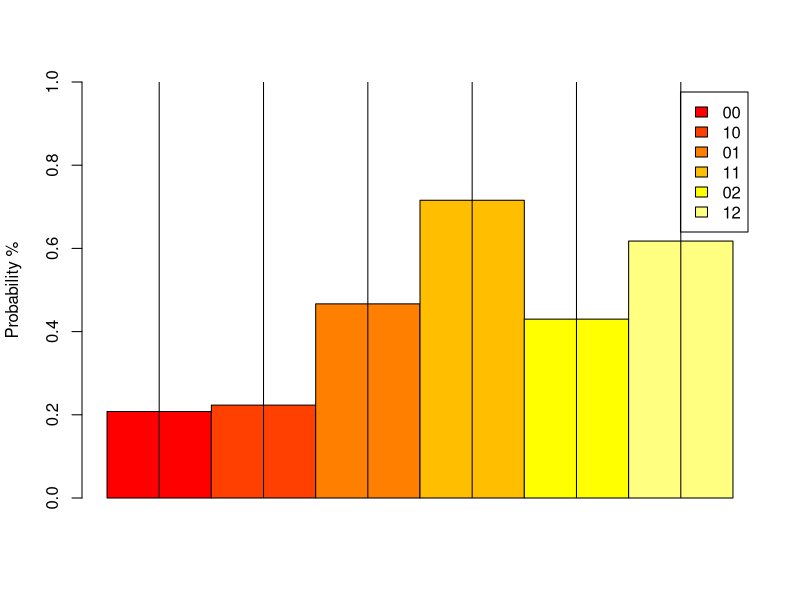

The R source for this figure:
rm(list=ls())
library(ggplot2)


data<-read.table(file="experiment_dataset.csv", header=TRUE,sep=",")

mean6<-aggregate(Bucarin_consumption~Drug_Type+Insurance_Type,data=data,mean)
mean<-as.matrix(mean6[,3])
rownames(mean)<-apply(mean6[,-3],1,function(x) paste0(x,collapse=""))
#mean6<-as.matrix(mean6[,3])

# create a function to add CI
error.bar <- function(x, y, upper, lower=upper, length=0.1,...){
  arrows(x,y+upper, x, y-lower, angle=90, code=3, length=length, ...)
}

sum <- aggregate(Bucarin_consumption~Drug_Type+Insurance_Type,data=data,sum)
N<-sum[,3]/mean

#appstd <- as.matrix(sqrt(mean*(1-mean))/N) * 1.96 

std6<-aggregate(Bucarin_consumption~Drug_Type+Insurance_Type,data=data, sd)
std<-as.matrix(std6[,3]) * 1.96
rownames(std)<-apply(std6[,-3],1,function(x) paste0(x,collapse=""))

zbarplot <- barplot(mean , beside=T,legend.text=T,col=heat.colors(nrow(std)) , ylim=c(0,1) , ylab="Probability %")
error.bar(zbarplot,mean, std)

data$treatment<-apply(data[,c("Drug_Type","Insurance_Type")],1,function(x){
  paste0(ifelse(x[1]==1,"H",ifelse(x[1]==0,"L","NA")),
                  ifelse(x[2]==0,"N",ifelse(x[2]==1,"T",
                  ifelse(x[2]==2,"I","NA"))),collapse="_")
  })
data$rich<-ifelse(data$Spending_power>=8,1,0)

# not working yet 
# ggplot(data=data, aes(x=treatment, y=Bucarin_consumption,fill=rich)) +
#   geom_bar(stat="identity") +
#   guides(fill=FALSE) +
#   xlab("Treatment") + ylab("Consumption of Bucarin") +
#   ggtitle("Consumption likelihood comparison") + 
#   geom_errorbar(aes(ymin=Bucarin_consumption-std,ymax=Bucarin_consumption+std)) 
#   

